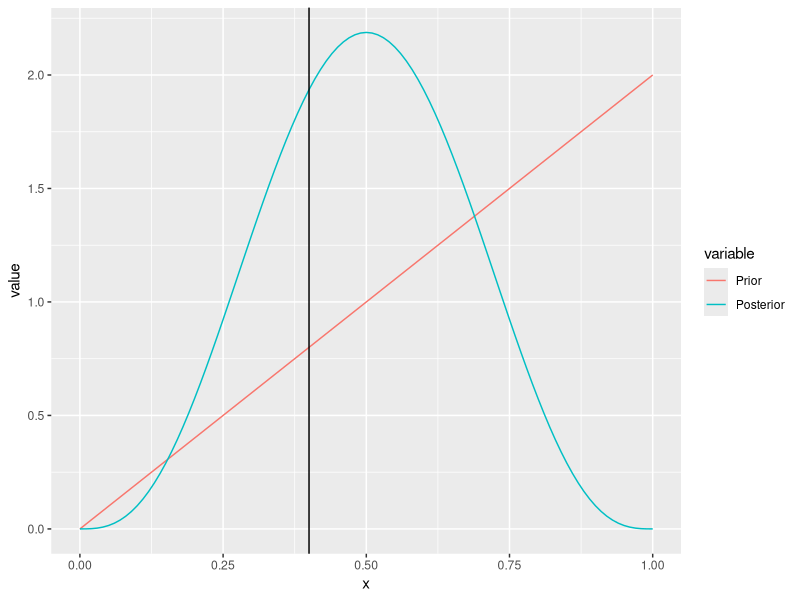
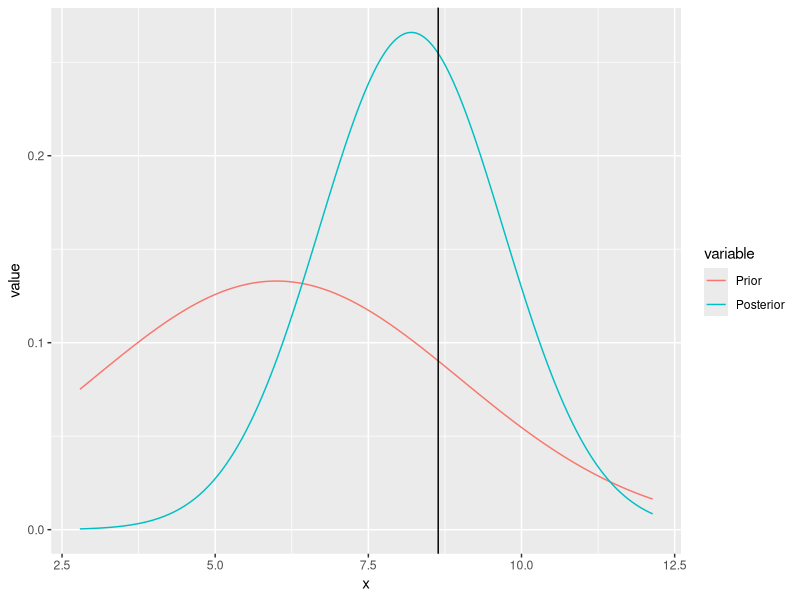

Reproduce these figures in R, in order.
#Inference for Binomial with Beta Prior
library(ggplot2)
library(reshape2)

BBB<-function(n,p,alpha,beta)
{
  require(ggplot2)
  require(reshape2)
  xx<-rbinom(1,n,p)
  p_hat<-xx/n
  print("Observed Proportion, Posterior Mean")
  p_hat_Post<-(alpha+xx)/(n+alpha+beta)
  print(c(p_hat,p_hat_Post))
  x  <- seq(0, 1, 0.01)
  Prior <- dbeta(x,alpha,beta)
  Posterior <- dbeta(x,alpha+xx,n+beta-xx)

  df <- data.frame(x, Prior, Posterior)
  
  # melt the data to a long format
  df2 <- reshape2::melt(data = df, id.vars = "x")
  
  # plot, using the aesthetics argument 'colour'
  ggplot(data = df2, aes(x = x, y = value, colour = variable)) + geom_line() + geom_vline(xintercept=p_hat)

 
}

n<-5
p<-0.5
alpha<-2
beta<-1

BBB(n,p,alpha,beta)
#Inference for Normal with Normal Prior
BNN<-function(n,mu,sigma,theta,tau)
{
  require(ggplot2)
  require(reshape2)
  xx<-rnorm(n,mu,sigma)
  xbar<-mean(xx)
  theta_post<-(theta*sigma^2+n*xbar*tau^2)/(sigma^2+n*tau^2)
  tau_post<-(sigma^2*tau^2)/(sigma^2+n*tau^2)
  print("Observed Mean, Posterior Mean")
  xbar_Post<-theta_post
  print(c(xbar,xbar_Post))
  a<-min(xx)-1
  b<-max(xx)+1
  x  <- seq(a, b, 0.01)
  Prior <- dnorm(x,theta,tau)
  Posterior <- dnorm(x,theta_post,tau_post)

  df <- data.frame(x, Prior, Posterior)
  
  # melt the data to a long format
  df2 <- reshape2::melt(data = df, id.vars = "x")
  
  # plot, using the aesthetics argument 'colour'
  ggplot(data = df2, aes(x = x, y = value, colour = variable)) + geom_line() + geom_vline(xintercept=xbar)
  
  
}

BNN(5,10,3,6,3)
